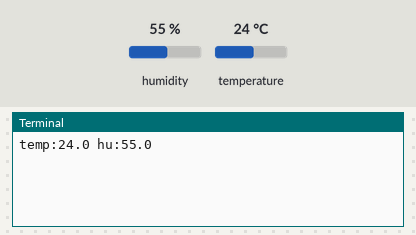
Bench run of a program on a simulated Raspberry Pi (BCM pin numbers). On the bench: the last lines printed to the terminal. The inputs (shaded band) are chosen by the test bench; at power-on: humidity 55 %, temperature 24 °C.

Above: at 1.2 s.
1.3 s: humidity set to 22 %
At 5.5 s:
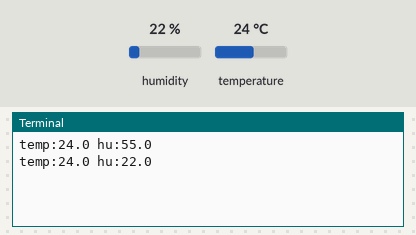
5.9 s: temperature set to 12 °C
At 7.9 s:
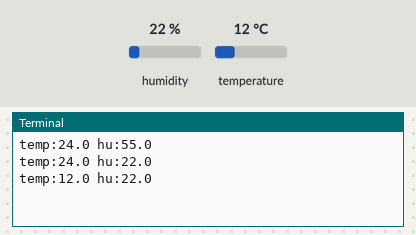
10.5 s: humidity set to 40 %
At 11.5 s:
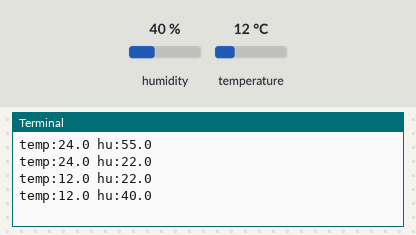
Timing chart, 0 to 13.5 s (numbered marks = the images above; inputs shaded):
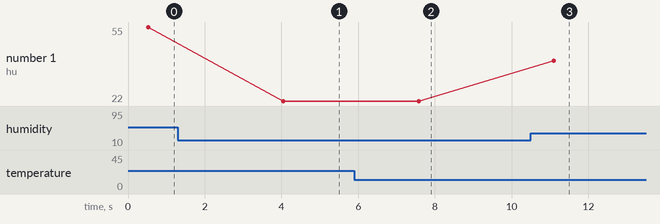

The program:

DHT22.py
```python
#引入Adafruit_DHT
import Adafruit_DHT
import time
#定义sensor型号
sensor = Adafruit_DHT.DHT22
#定义引脚为27（BOARD编码为13）
pin = 27

while True:
	try:
		hu, temp = Adafruit_DHT.read_retry(sensor,pin)
		print('temp:{0:0.1f} hu:{1}'.format(temp,hu))
		time.sleep(3)
	except RuntimeError as e:
		print("error\n{0}".format(e))
	except:
		print("error\nFailed to read sensor data!")
```

Measured:
- after the input at 1.3 s, the terminal: prints a new line after 2.8 s (image 1)
- after the input at 5.9 s, the terminal: prints a new line after 1.7 s (image 2)
- after the input at 10.5 s, the terminal: prints a new line after 0.60 s (image 3)
- plotted number 1: 55 → 22 after the input at 1.3 s, 22 → 40 after the input at 10.5 s
